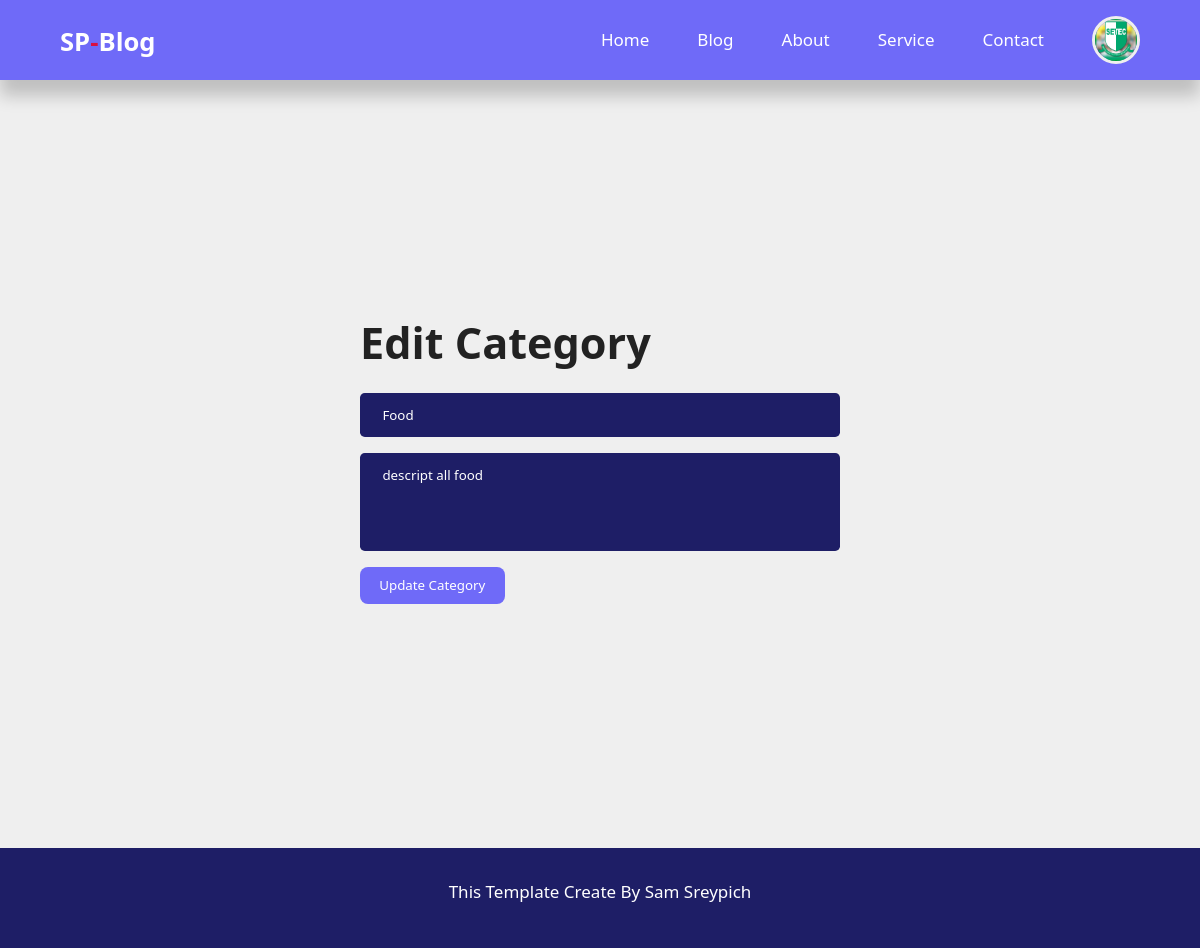
/admin/editCategory.php?id=2 (signed in), run on the app's committed database.
### tables this page shows
CREATE TABLE IF NOT EXISTS `users` (
  `id` int UNSIGNED NOT NULL AUTO_INCREMENT,
  `firstname` varchar(50) NOT NULL,
  `lastname` varchar(50) NOT NULL,
  `username` varchar(50) NOT NULL,
  `email` varchar(100) NOT NULL,
  `password` varchar(255) NOT NULL,
  `avatar` varchar(255) NOT NULL,
  `is_admin` tinyint(1) NOT NULL,
  PRIMARY KEY (`id`)
);

CREATE TABLE IF NOT EXISTS `categories` (
  `id` int UNSIGNED NOT NULL AUTO_INCREMENT,
  `title` varchar(50) NOT NULL,
  `description` text NOT NULL,
  PRIMARY KEY (`id`)
);

### admin/partials/header.php (called while the page is built, shortened)
<?php
require '../partials/header.php';
?>

### admin/editCategory.php (the view, shortened to what this page needs)
<?php
include 'partials/header.php';
if(isset($_GET['id'])){
    $query = "SELECT * FROM categories WHERE id = {$_GET['id']}";
    $fetch_category_result = mysqli_query($connection, $query);
    $category= mysqli_fetch_assoc($fetch_category_result);
    $title = $category['title'];
    $description = $category['description'];
}else{
    header('location: ' . ROOT_URL . 'admin/manage-category.php');
    die();
}
?>
    <section class="form-section">
        <div class="constainer form-section-container">
            <h2>Edit Category</h2>
            <form action="<?= ROOT_URL?>admin/edit-category-logic.php?id=<?= $_GET['id']?>" method="POST" enctype="multipart/form-data">
                <input value="<?= $title ?>" name="title" type="text" placeholder="Title">
                <textarea value="<?= $description ?>" name="description" id="" rows="4" placeholder="Description"><?= $description ?></textarea>
                <button name="submit" class="btn" type="submit">Update Category</button>
            </form>
        </div>
    </section>
    <?php include 'partials/footer.php';?>

### partials/header.php (shortened to what this page needs)
<?php
require 'config/database.php';
if(isset($_SESSION['user_id'])){
    $id = filter_var($_SESSION['user_id'],FILTER_SANITIZE_NUMBER_INT);
    $query = "SELECT avatar FROM users WHERE id = $id";
    $result = mysqli_query($connection, $query);
    $user = mysqli_fetch_assoc($result);
}
?>
<!DOCTYPE html>
<html lang="en">
<head>
    <link rel="stylesheet" href="<?= ROOT_URL?>css/style.css">
    <link rel="stylesheet" href="https://cdnjs.cloudflare.com/ajax/libs/font-awesome/6.7.2/css/all.min.css" />
</head>
<body>
    <nav>
        <div class="container nav-container">
            <a class="logo" href="<?= ROOT_URL?>index.php"><h3>SP<span>-</span>Blog</h3></a>
            <ul class="nav-link">
                <li><a href="<?= ROOT_URL?>">Home</a></li>
                <li><a href="<?= ROOT_URL?>blog.php">Blog</a></li>
                <li><a href="<?= ROOT_URL?>about.php">About</a></li>
                <li><a href="<?= ROOT_URL?>service.php">Service</a></li>
                <li><a href="<?= ROOT_URL?>contact.php">Contact</a></li>
                <?php if(isset($_SESSION['user_id'])) :?>
                <li>
                    <div class="nav-profile">
                        <div class="profile-img">
                            <img class="nav-img" src="<?= ROOT_URL . 'images/' . $user['avatar']?>" alt="">
                        </div>
                    </div>
                </li>
                <?php else :?>
                    <li><a href="<?php ROOT_URL?>signin.php">Sign In</a></li>
                <?php endif; ?>
            </ul>
        </div>
    </nav>

### css/style.css (style rules this page uses)
:root { --color-primary:#6f6af8; --color-primary-variant:#5854c7; --color-danger:#da0f3f; --color-danger-light:hsl(346, 87%, 46%, 15%); --color-success:#11c76f; --color-success-light:hsl(156, 100%, 38%, 15%); --color-gray-1:#1e1e66; --color-gray-2:#2d2b7c; --color-white:#fff; --color-light:#ccc; --color-light-variant:#626262; --color-bg:#efefef; --color-black:#222222; --border-radius-1:0.3rem; --border-radius-2:0.5rem; --border-radius-3:0.8rem; --border-radius-4:2rem; --border-radius-5:5rem; }
* { margin: 0; padding: 0; box-sizing: border-box; outline: none; border: none; list-style: none; appearance: none; text-decoration: none; font-family: 'Segoe UI', Tahoma, Geneva, Verdana, sans-serif; transition: .4s ease; }
body { line-height: 1.6; font-size: 17px; background-color: var(--color-bg); overflow-x: hidden; color: var(--color-gray-1); }
.container { max-width: 1620px; margin: 0 auto; width: 90%; }
section { margin-top: 3rem; width: 100vw; }
h1,h2,h3,h4,h5 { color: var(--color-black); }
h2 { font-size: 2.7rem;margin: 1rem 0; }
h3 { font-size: 1.2rem;margin: .8rem 0 .5rem; }
img { display: block; width: 100%; object-fit: cover; }
nav { width: 100vw; height: 5rem; position: fixed; top: 0; left: 0; z-index: 10; background-color: var(--color-primary); box-shadow: 0 1rem 1rem rgba(0, 0, 0, 0.2); }
.nav-container { display: flex; align-items: center; justify-content: space-between; height: 100%; }
.profile-img { width: 3rem; height: 3rem; border-radius: 50%; border: 3px solid var(--color-bg); overflow: hidden; }
.nav-img { object-fit: cover; height: 100%; }
nav .logo h3 { font-size: 1.6rem; font-weight: 600; color: var(--color-white); }
nav .logo h3 span { color: var(--color-danger); }
nav .nav-link { display: flex; gap: 3rem; align-items: center; }
nav .nav-link a { font-weight: 300; color: var(--color-white); }
nav .nav-profile { cursor: pointer; position: relative; }
.btn { display: inline-block; width: fit-content; background-color: var(--color-primary); padding: .6rem 1.2rem; cursor: pointer; border-radius: var(--border-radius-2); color: var(--color-white); }
.single-post h5, .single-post h2, h3 { color: var(--color-white); }
.form-section { height: 100vh; display: grid; place-items: center; }
.form-section-container { width: 30rem; }
.form-section-container h2 { color: var(--color-black); }
form { display: flex; flex-direction: column; gap: 1rem; }
input, textarea, select { padding: 0.8rem 1.4rem; background-color: var(--color-gray-1); border-radius: var(--border-radius-1); color: var(--color-white); resize: none; }
.dashboard-container a, h2, h5 { color: var(--color-white); }

### data on the page
users: avatar (picture)
categories: title "Food", description "descript all food"
